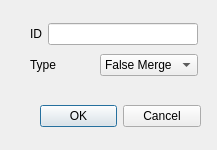
<?xml version="1.0" encoding="UTF-8"?>
<ui version="4.0">
 <class>FlyEmHotSpotDialog</class>
 <widget class="QDialog" name="FlyEmHotSpotDialog">
  <property name="geometry">
   <rect>
    <x>0</x>
    <y>0</y>
    <width>217</width>
    <height>150</height>
   </rect>
  </property>
  <property name="windowTitle">
   <string>Dialog</string>
  </property>
  <widget class="QDialogButtonBox" name="buttonBox">
   <property name="geometry">
    <rect>
     <x>40</x>
     <y>100</y>
     <width>161</width>
     <height>32</height>
    </rect>
   </property>
   <property name="orientation">
    <enum>Qt::Horizontal</enum>
   </property>
   <property name="standardButtons">
    <set>QDialogButtonBox::Cancel|QDialogButtonBox::Ok</set>
   </property>
  </widget>
  <widget class="QWidget" name="">
   <property name="geometry">
    <rect>
     <x>30</x>
     <y>20</y>
     <width>168</width>
     <height>61</height>
    </rect>
   </property>
   <layout class="QVBoxLayout" name="verticalLayout">
    <item>
     <layout class="QHBoxLayout" name="horizontalLayout">
      <item>
       <widget class="QLabel" name="label">
        <property name="text">
         <string>ID</string>
        </property>
       </widget>
      </item>
      <item>
       <widget class="QLineEdit" name="idLineEdit"/>
      </item>
     </layout>
    </item>
    <item>
     <layout class="QHBoxLayout" name="horizontalLayout_2">
      <item>
       <widget class="QLabel" name="label_2">
        <property name="text">
         <string>Type</string>
        </property>
       </widget>
      </item>
      <item>
       <widget class="QComboBox" name="typeComboBox">
        <item>
         <property name="text">
          <string>False Merge</string>
         </property>
        </item>
        <item>
         <property name="text">
          <string>False Split</string>
         </property>
        </item>
       </widget>
      </item>
     </layout>
    </item>
   </layout>
  </widget>
 </widget>
 <resources/>
 <connections>
  <connection>
   <sender>buttonBox</sender>
   <signal>accepted()</signal>
   <receiver>FlyEmHotSpotDialog</receiver>
   <slot>accept()</slot>
   <hints>
    <hint type="sourcelabel">
     <x>248</x>
     <y>254</y>
    </hint>
    <hint type="destinationlabel">
     <x>157</x>
     <y>274</y>
    </hint>
   </hints>
  </connection>
  <connection>
   <sender>buttonBox</sender>
   <signal>rejected()</signal>
   <receiver>FlyEmHotSpotDialog</receiver>
   <slot>reject()</slot>
   <hints>
    <hint type="sourcelabel">
     <x>316</x>
     <y>260</y>
    </hint>
    <hint type="destinationlabel">
     <x>286</x>
     <y>274</y>
    </hint>
   </hints>
  </connection>
 </connections>
</ui>
